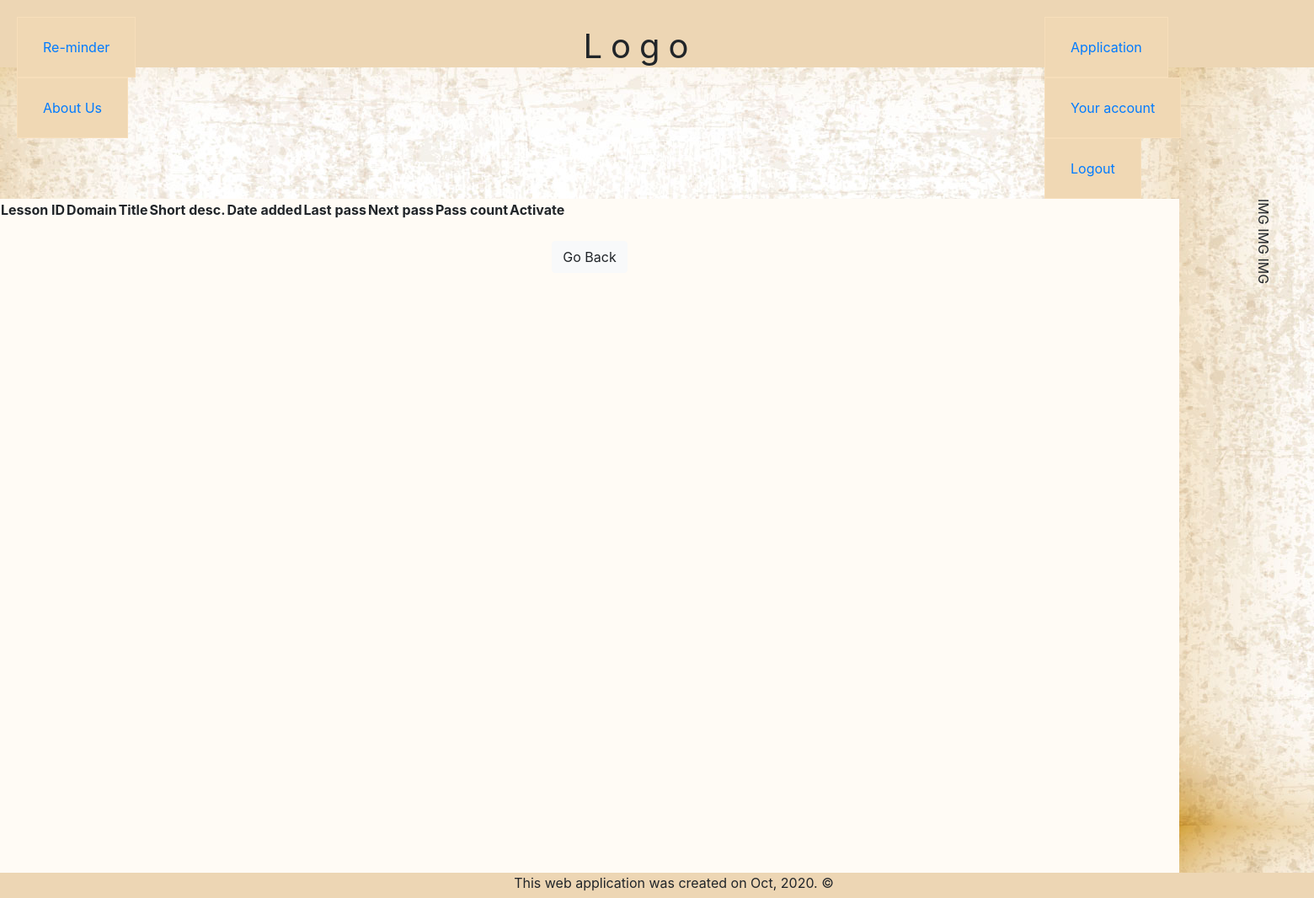
Before: /archived (signed in) with the older database file.
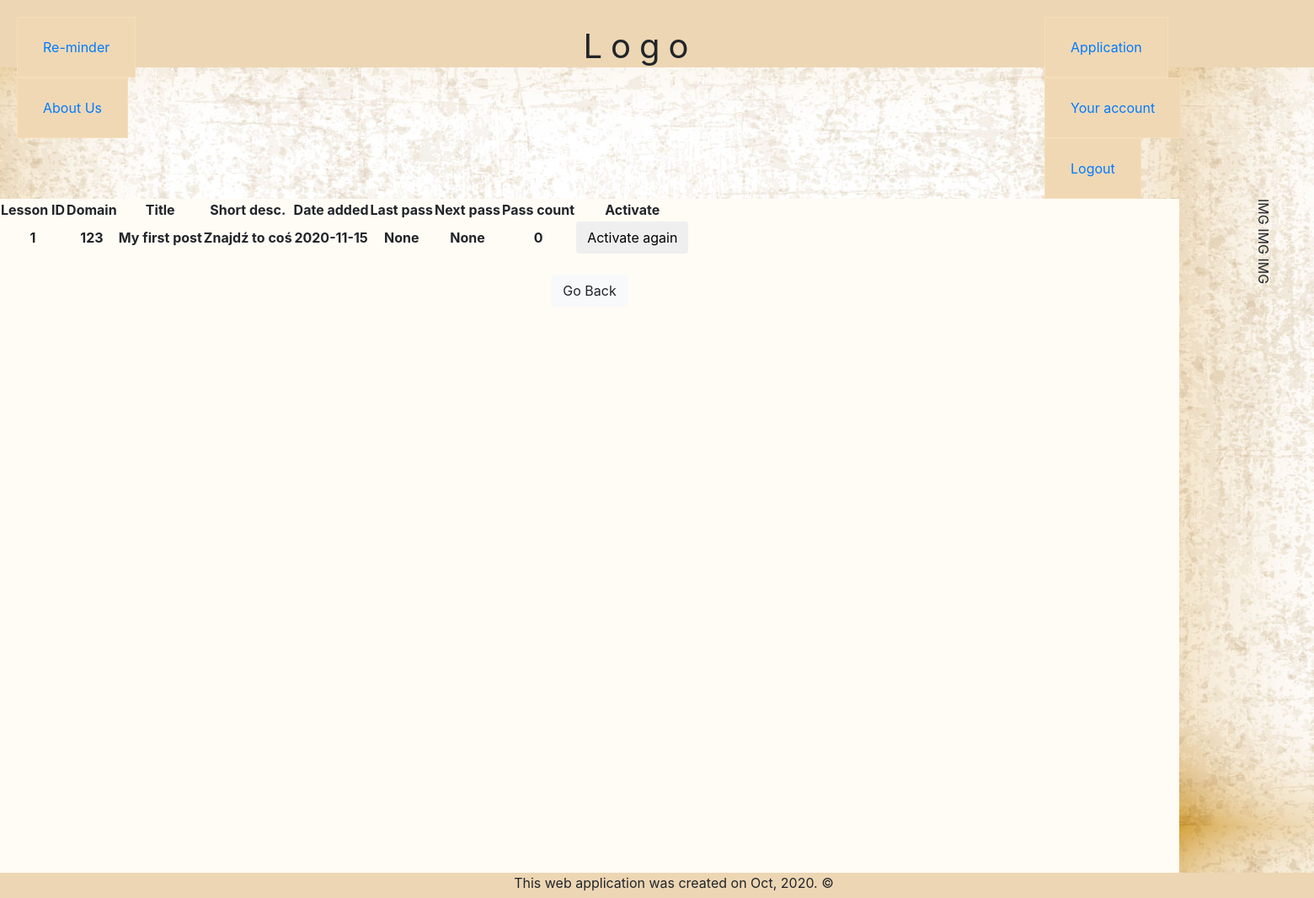
After: the same page with the newer database file.
### src/models.py (models this page shows)
class Lesson(db.Model):
	id = db.Column(db.Integer, primary_key=True)
	title = db.Column(db.String(50), nullable=False)
	domain = db.Column(db.String(50), nullable=False)
	short_description = db.Column(db.String(100), nullable=False)
	content = db.Column(db.Text,nullable=False)
	creation_date = db.Column(db.Date, nullable=False, default=datetime.datetime.utcnow)
	last_pass_date = db.Column(db.Date)
	next_pass_date = db.Column(db.Date)
	image_path = db.Column(db.String(20))
	pass_count = db.Column(db.Integer, nullable=False, default=0)
	archived = db.Column(db.Boolean, nullable=False, default=False)
	user_id = db.Column(db.Integer, db.ForeignKey('user.id'), nullable=False)

### src/routes.py (the view)
@app.route('/archived')
@login_required
def archived():
	lessons = Lesson.query.filter_by(archived=True, author=current_user)
	return render_template('archived.html', title='Archived Lessons', lessons=lessons)

### src/models.py (called while the page is built)
@login_manager.user_loader
def load_user(user_id):
	return User.query.get(int(user_id))

### src/templates/archived.html (shortened to what this page needs)
{% extends "layout.html" %}
{% block content %}
    <div>
    	<table>
		  <tr>
		    <th>Lesson ID</th>
		    <th>Domain</th>
		    <th>Title</th>
		    <th>Short desc.</th>
		    <th>Date added</th>
		    <th>Last pass</th>
		    <th>Next pass</th>
		    <th>Pass count</th>
		    <th>Activate</th>
		  </tr>
		  {% for lesson in lessons %}
		  <tr>
		    <th>{{ lesson.id }}</th>
		    <th>{{ lesson.domain }}</th>
		    <th>{{ lesson.title }}</th>
		    <th>{{ lesson.short_description }}</th>
		    <th>{{ lesson.creation_date }}</th>
		    <th>{{ lesson.last_pass_date }}</th>
		    <th>{{ lesson.next_pass_date }}</th>
		    <th>{{ lesson.pass_count }}</th>
		    <th><button type="button" class="btn" data-toggle="modal" data-target="#activateModal">Activate again</button></th>
		  </tr>
		  {% endfor %}
		</table>
    	<div>
    		<br>
    		<a class="btn btn-light" href="{{ url_for('application') }}">Go Back</a>
    	</div>
    </div>
{% endblock content %}

### src/templates/layout.html (shortened to what this page needs)
<!DOCTYPE html>
<html>
<head>
    <link rel="stylesheet" href="https://maxcdn.bootstrapcdn.com/bootstrap/4.0.0/css/bootstrap.min.css">
    <link rel="stylesheet" href="{{ url_for('static', filename='style.css') }}" type="text/css" />
</head>
<body>
  <div id='container'>
    <div id='header'>
      <div id='headerLeft'>
        <div class='headerMenu'>
          <a href="{{url_for('home')}}">Re-minder</a>
        </div>
        <div class='headerMenu'>
          <a href="{{url_for('about')}}">About Us</a>
        </div>
      </div>
      <div id='headerMid'>
        Logo
      </div>
      <div id='headerRight'>
        {% if current_user.is_authenticated %}
          <div class='headerMenu'>
            <a href="{{url_for('application')}}">Application</a>
          </div>
          <div class='headerMenu'>
            <a href="{{url_for('account')}}">Your account</a>
          </div>
          <div class='headerMenu'>
            <a href="{{url_for('logout')}}">Logout</a>
          </div>
        {% endif %}
      </div>
    </div>
    <div id='content-logo'>
      <div id='content'>
        {% block content %}{% endblock %}
      </div>
      <div id='logo'>
        IMG IMG IMG
      </div>
    </div>
    <div id='footer'>
        This web application was created on Oct, 2020. &copy;
    </div>
  </div>
</body>
</html>

### src/static/style.css (style rules this page uses)
body { background: url('/static/img/image.jpg'); }
#container { width: 1600px; margin-left: auto; margin-right: auto; }
#header { height: 80px; background-color: #edd6b4; padding: 20px; text-align: center; line-height: 70px; }
#headerLeft { width: 260px; float: left; }
#headerMid { width: 960px; text-align: center; font-size: 40px; letter-spacing: 10px; float: left; }
#headerRight { width: 260px; text-align: right; float: left; }
#content-logo { margin-left: auto; margin-right: auto; }
#content { width: 1400px; background-color: #fffbf5; height: 800px; text-align: center; float: left; }
#logo { width: 200px; writing-mode: vertical-rl; line-height: 200px; float: left; }
#footer { background-color: #edd6b4; height: 30px; text-align: center; clear: both; }
.headerMenu { border: 1px solid #f7deba; background-color: #f0d8b4; padding-left: 30px; padding-right: 30px; float: left; }

Changed rows visible on the page:
added Lesson: id "1", domain "123", title "My first post", short_description "Znajdź to coś", creation_date "2020-11-15", last_pass_date "None", next_pass_date "None", pass_count "0"
